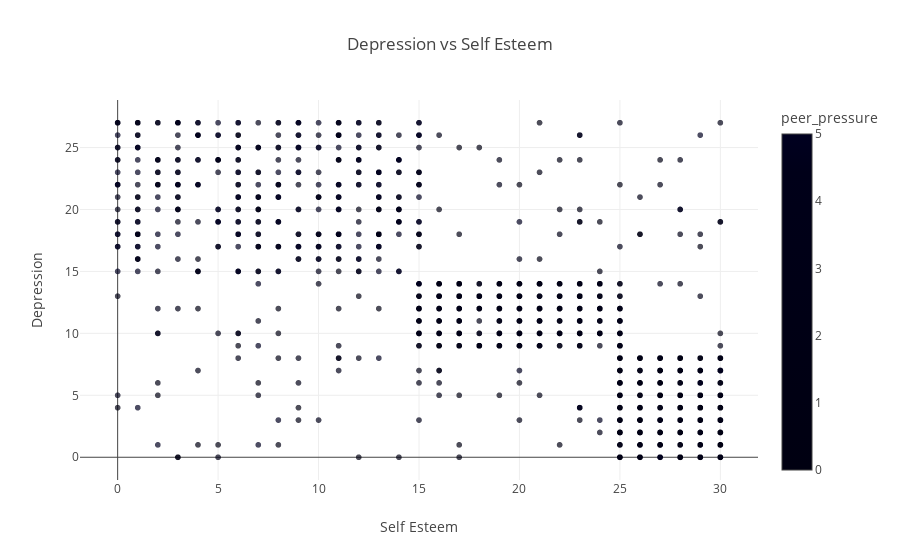

This figure's notebook cell:
### Code cell
import pandas as pd
import plotly.express as px

# Load your dataset
df = pd.read_csv('StressLevelDataset.csv')

# Manually set the x and y axes
x_var = 'self_esteem'
y_var = 'depression'  

# Plot scatter chart 
fig = px.scatter(
    df,
    x=x_var,
    y=y_var,
    color='peer_pressure', 
    title=f'{y_var.replace("_", " ").title()} vs {x_var.replace("_", " ").title()}',
    labels={
        x_var: x_var.replace('_', ' ').title(),
        y_var: y_var.replace('_', ' ').title()
    },
    opacity=0.7,
    color_discrete_sequence=px.colors.sequential.Teal
)

# Show the plot
fig.show()

### Figure 1 — Plotly figure (JSON) as saved in the notebook; plotly's stock layout.template omitted (floating-point values rounded to 4 significant figures; data arrays with more than 128 entries replaced by an {"elided": "..."} marker saying what was removed)
{"data": [{"hovertemplate": "Self Esteem=%{x}<br>Depression=%{y}<br>peer_pressure=%{marker.color}<extra></extra>", "legendgroup": "", "marker": {"color": {"elided": "1100 int values"}, "coloraxis": "coloraxis", "opacity": 0.7, "symbol": "circle"}, "mode": "markers", "name": "", "showlegend": false, "type": "scattergl", "x": {"elided": "1100 int values"}, "xaxis": "x", "y": {"elided": "1100 int values"}, "yaxis": "y"}], "layout": {"autosize": true, "coloraxis": {"colorbar": {"title": {"text": "peer_pressure"}}, "colorscale": [[0, "#000011"], [0.1111, "#000012"], [0.2222, "#000013"], [0.3333, "#000014"], [0.4444, "#000015"], [0.5556, "#000016"], [0.6667, "#000017"], [0.7778, "#000018"], [0.8889, "#000019"], [1, "#000020"]]}, "legend": {"tracegroupgap": 0}, "title": {"text": "Depression vs Self Esteem"}, "xaxis": {"anchor": "y", "autorange": true, "domain": [0, 1], "range": [-1.962, 31.96], "title": {"text": "Self Esteem"}, "type": "linear"}, "yaxis": {"anchor": "x", "autorange": true, "domain": [0, 1], "range": [-2.228, 29.23], "title": {"text": "Depression"}, "type": "linear"}}}
